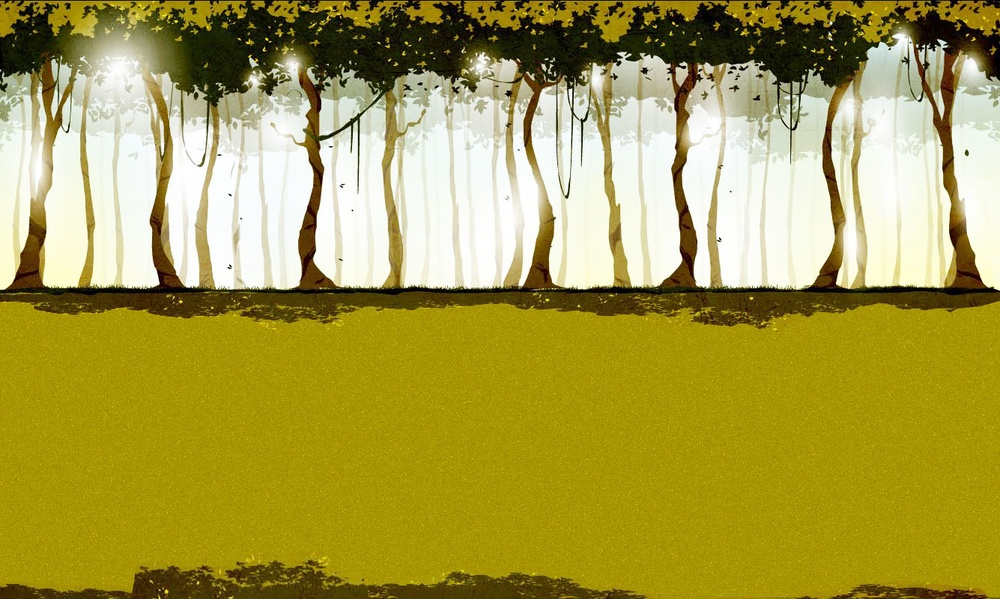
//> input picture imgs/bg_scene.jpg, 1000 x 599 px, shrunk from 1335 x 800 before the run; its folder holds 5 pictures in this run
$ ./2dAnimation_Vijjana   (built with g++ and OpenCV 4)
//> lines starting //> are read from the running program, lines starting //| are printed output that depends on the picture; after the words box and inside, x2 and y2 are one past the last pixel; in counts of white or black regions, pixels touching at a corner belong together
#include<opencv2/core.hpp>
#include<opencv2/highgui.hpp>
#include<opencv2/imgproc.hpp>
#include<iostream>

using namespace cv;
using namespace std;

Mat img[13];
Mat masks[13];
Mat girlImg[13];
Mat girlMasks[13];
Mat bg;
Mat bg_org;
int idx=0;
int transformScale = 10;
Mat bgCrop;

int dx1, dx2, gx1, gx2, dy1, dy2, gy1, gy2;


//should work on mouse drag event
// [42 lines left out: function onMouseClick, not called in this run]

char filenames[200];
char girlFilenames[200];

void loadImages(int i) {
    sprintf_s(filenames, "C:/Users/surya/Downloads/imgs/dinosaur%02d.jpg", i);
    img[i] = imread(filenames);
    sprintf_s(girlFilenames, "C:/Users/surya/Downloads/imgs/girl%02d.jpg", i);
    girlImg[i] = imread(girlFilenames);
}

int main(int argc, char** argv)
{
    namedWindow("animation", 1);
    setMouseCallback("animation", onMouseClick, NULL);

    bg = imread("C:/Users/surya/Downloads/imgs/bg_scene.jpg");
//> bg is the input picture: 599 rows x 1000 cols, CV_8UC3; mean B, G, R 73.4, 156.2, 166.9
    bg.copyTo(bg_org);

    /*char filenames[200];
    char girlFilenames[200];*/

    for(int i = 0; i < 13; i++) {
        loadImages(i);
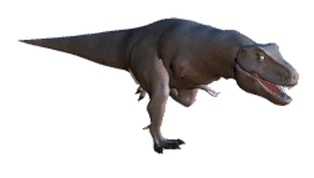
//> input picture imgs/dinosaur00.jpg, 314 x 178 px, shrunk from 419 x 238 before the run
//> in loadImages, img[0] is the input picture: 178 rows x 314 cols, CV_8UC3; mean B, G, R 208, 208, 210
//> girl00.jpg cannot be read in this run, so this picture is empty

        masks[i].create(img[i].rows, img[i].cols, CV_8UC1);

        for (int y = 0; y < masks[0].rows; y++) {
            for (int x = 0; x < masks[0].cols; x++) {
                if(img[i].ptr<uchar>(y)[3*x]>220 && img[i].ptr<uchar>(y)[3 * x+1] > 220 && img[i].ptr<uchar>(y)[3 * x+2] > 220 ){
                    masks[i].ptr<uchar>(y)[x] = 0;
                }else masks[i].ptr<uchar>(y)[x] = 255;
            }
        }
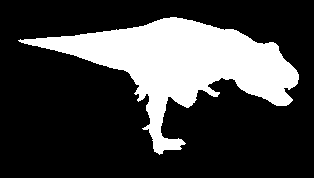
//> masks[0]: 178 rows x 314 cols, CV_8UC1; 25.1% white; 1 white region, box (x1, y1, x2, y2) and area: (18, 17, 299, 155) 14041

        girlMasks[i].create(girlImg[i].rows, girlImg[i].cols, CV_8UC1);

        for (int y = 0; y < girlMasks[0].rows; y++) {
            for (int x = 0; x < girlMasks[0].cols; x++) {
                if (girlImg[i].ptr<uchar>(y)[3 * x] > 220 && girlImg[i].ptr<uchar>(y)[3 * x + 1] > 220 && girlImg[i].ptr<uchar>(y)[3 * x + 2] > 220) {
                    girlMasks[i].ptr<uchar>(y)[x] = 0;
                }
                else girlMasks[i].ptr<uchar>(y)[x] = 255;
            }
        }
    }
//> pass 2 of the loop `for(int i = 0; i < 13; i++)`:
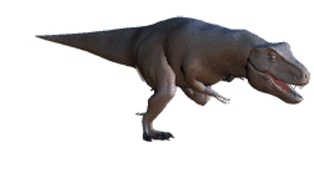
//> input picture imgs/dinosaur01.jpg, 314 x 178 px, shrunk from 419 x 238 before the run
//> in loadImages, img[1] is the input picture: 178 rows x 314 cols, CV_8UC3; mean B, G, R 209, 208.9, 210.9
//> girl01.jpg cannot be read in this run, so this picture is empty
//> after the loop `for (int y = 0; y < masks[0].rows; y++)`:
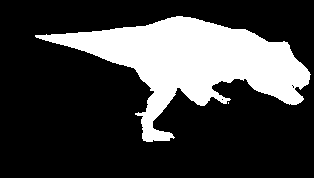
//> masks[1]: 178 rows x 314 cols, CV_8UC1; 24.7% white; 2 white regions (1 under 20 px), largest, box (x1, y1, x2, y2) and area: (35, 16, 311, 142) 13788
//> pass 3 of the loop `for(int i = 0; i < 13; i++)`:
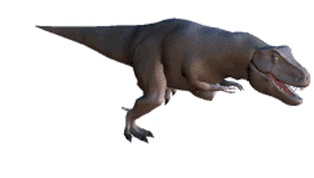
//> input picture imgs/dinosaur02.jpg, 314 x 178 px, shrunk from 419 x 238 before the run
//> in loadImages, img[2] is the input picture: 178 rows x 314 cols, CV_8UC3; mean B, G, R 208.3, 208.4, 210.3
//> girl02.jpg cannot be read in this run, so this picture is empty
//> after the loop `for (int y = 0; y < masks[0].rows; y++)`:
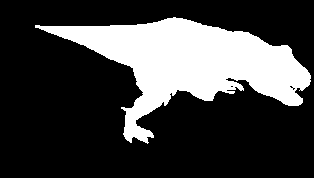
//> masks[2]: 178 rows x 314 cols, CV_8UC1; 25.1% white; 1 white region, box (x1, y1, x2, y2) and area: (35, 17, 311, 144) 14030
//> (the run ends here: the program crashes, at `for (int y = 0; y < masks[0].rows; y++)`)
